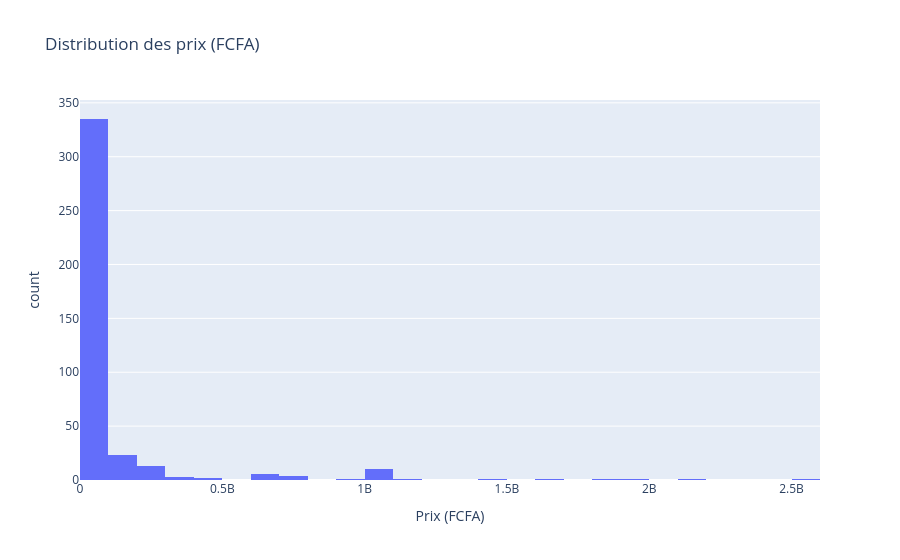

Here is the notebook cell this chart was saved with:
### Markdown cell above
### Graphique 4 : Distribution des prix

### Code cell
df4 = df.dropna(subset=["prix_num"])

fig4 = px.histogram(df4, x="prix_num", nbins=30,
                    title="Distribution des prix (FCFA)",
                    labels={"prix_num": "Prix (FCFA)"})
fig4.show()

### Figure 1 — Plotly figure (JSON) as saved in the notebook; plotly's stock layout.template omitted (floating-point values rounded to 4 significant figures; data arrays with more than 128 entries replaced by an {"elided": "..."} marker saying what was removed)
{"data": [{"bingroup": "x", "hovertemplate": "Prix (FCFA)=%{x}<br>count=%{y}<extra></extra>", "legendgroup": "", "marker": {"color": "#636efa", "pattern": {"shape": ""}}, "name": "", "nbinsx": 30, "orientation": "v", "showlegend": false, "type": "histogram", "x": {"elided": "404 float values"}, "xaxis": "x", "yaxis": "y"}], "layout": {"barmode": "relative", "legend": {"tracegroupgap": 0}, "title": {"text": "Distribution des prix (FCFA)"}, "xaxis": {"anchor": "y", "domain": [0, 1], "title": {"text": "Prix (FCFA)"}}, "yaxis": {"anchor": "x", "domain": [0, 1], "title": {"text": "count"}}}}
